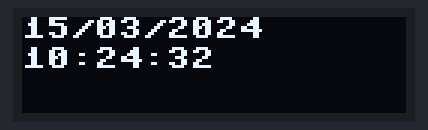
Recording of a program running on a simulated Raspberry Pi Pico running MicroPython. Parts: 128×32 one-colour display. WiFi joins after 1.5 s; the clock reads 2024-03-15 10:24:30 at power-on unless the program sets it; library files of the repository ran but are not shown: ssd1306.py.

Above: at 2.1 s.
At 6.1 s:
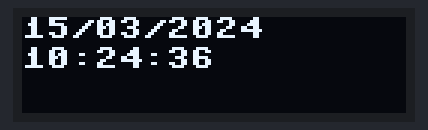
At 11.2 s:
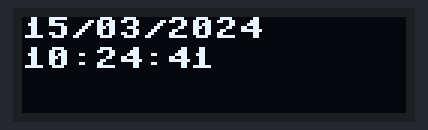
At 20.3 s:
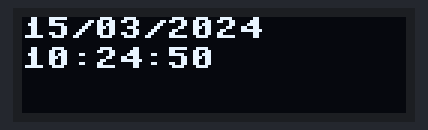
At 27.4 s:
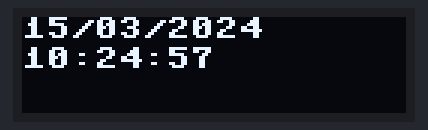
At 38.6 s:
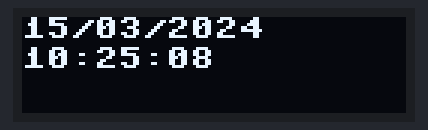

Measured:
- what the display in image 0 shows lasts 1.0 s, from 2.0 s to 3.0 s

The program:

Time_Date.py
```python
import network
import ssd1306
import utime

# Wi-Fi Credentials
SSID = "Asus ROG Phone"
PASSWORD = "sakib dalal"

# Initialize Wi-Fi connection
wifi = network.WLAN(network.STA_IF)
wifi.active(True)
wifi.connect(SSID, PASSWORD)

# Initialize OLED display
i2c = machine.I2C(0, scl=machine.Pin(1), sda=machine.Pin(0))
display = ssd1306.SSD1306_I2C(128, 32, i2c)

# Main loop
while True:
    # Check if Wi-Fi is connected
    if wifi.isconnected():
        # Get current time
        current_time = utime.localtime()

        # Format date and time strings
        date_string = "{:02d}/{:02d}/{:04d}".format(current_time[2], current_time[1], current_time[0])
        time_string = "{:02d}:{:02d}:{:02d}".format(current_time[3], current_time[4], current_time[5])

        # Print date and time to OLED display
        display.fill(0)
        display.text(date_string, 0, 0)
        display.text(time_string, 0, 10)
        display.show()

    # Wait for 1 second
    utime.sleep(1)
```
